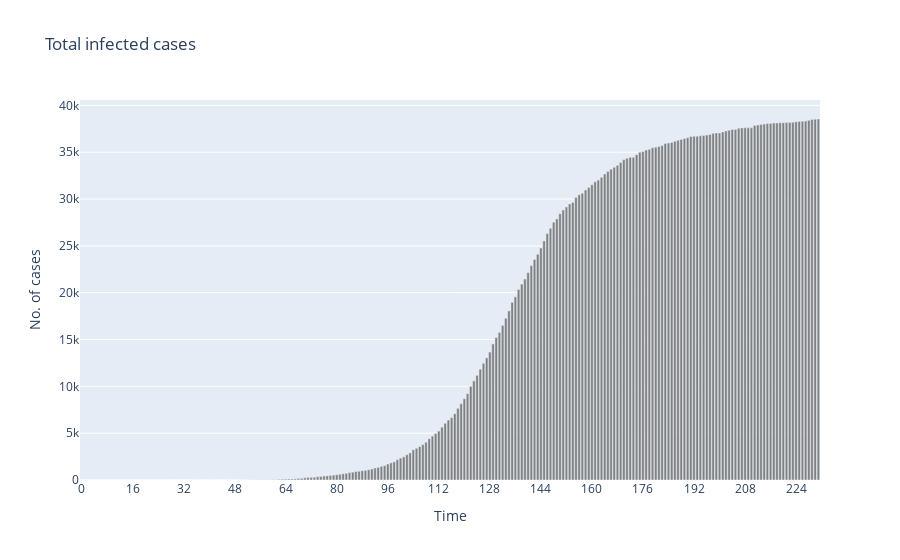

Source (notebook cell):
### Code cell
confirmed_fig = go.Figure()
confirmed_fig.add_trace(go.Bar(x=df_analyse['index'],
                                y=df_analyse['Afghanistan'],
                                orientation = 'v',marker_color = 'grey'))

## defines the overall layout properties
confirmed_fig.update_layout(
    xaxis_title="Time",
    yaxis_title="No. of cases",
    title = "Total infected cases",
    xaxis_type='category'
)
confirmed_fig.update_layout(
    hoverlabel=dict(
        bgcolor="white", 
        font_size=16
    )
)
confirmed_fig.update_xaxes(nticks = 15)
confirmed_fig.update_yaxes(showspikes=True)
confirmed_fig.show()

### Figure 1 — Plotly figure (JSON) as saved in the notebook; plotly's stock layout.template omitted (floating-point values rounded to 4 significant figures; data arrays with more than 128 entries replaced by an {"elided": "..."} marker saying what was removed)
{"data": [{"marker": {"color": "grey"}, "orientation": "v", "type": "bar", "x": {"elided": "232 int values"}, "y": {"elided": "232 int values"}}], "layout": {"hoverlabel": {"bgcolor": "white", "font": {"size": 16}}, "title": {"text": "Total infected cases"}, "xaxis": {"nticks": 15, "title": {"text": "Time"}, "type": "category"}, "yaxis": {"showspikes": true, "title": {"text": "No. of cases"}}}}
